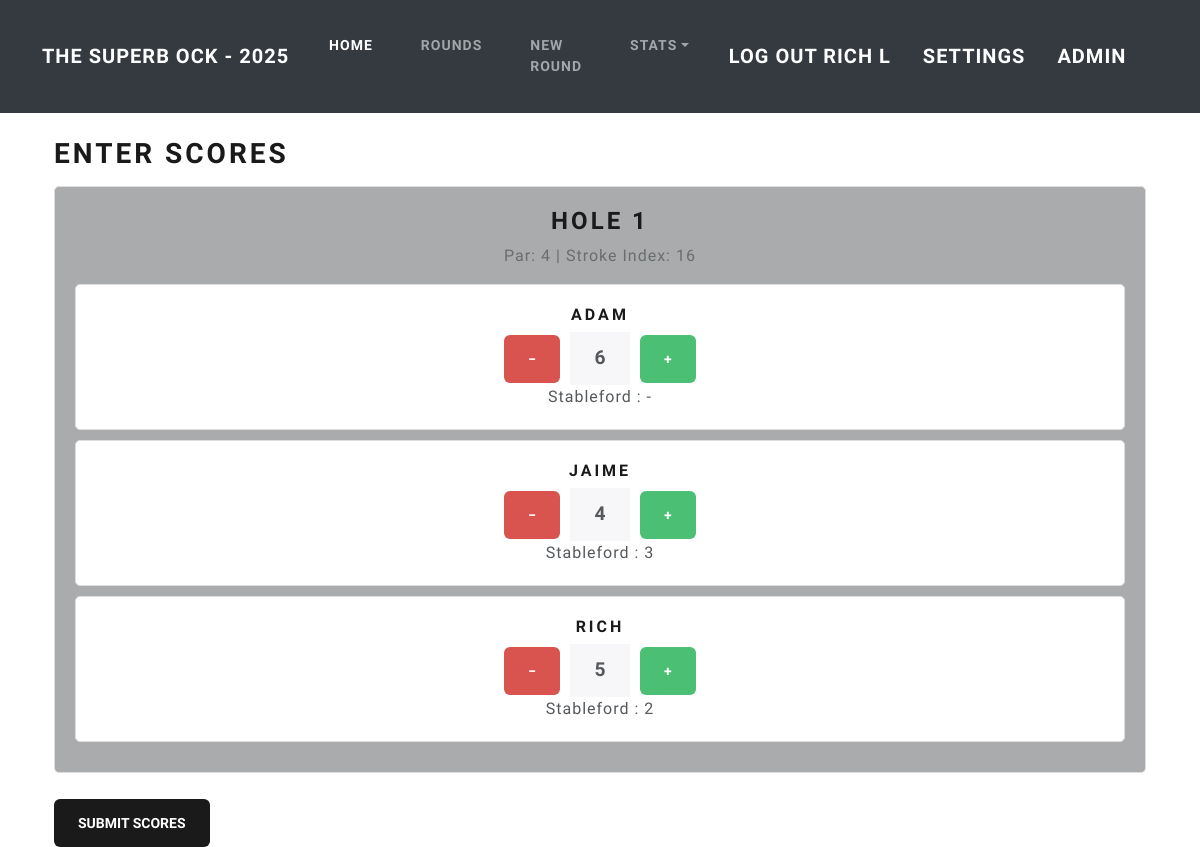
The page /rounds/16/1 (signed in) on the database its author committed.
### superb_ock/models.py (models this page shows, shortened)
class Score(models.Model):
    shots_taken = models.IntegerField(blank=True,null=True)
    stableford = models.IntegerField(blank=True,null=True)
    hole = models.ForeignKey(Hole,on_delete=models.CASCADE,null=True)
    player = models.ForeignKey(Player,on_delete=models.CASCADE,null=True)
    golf_round = models.ForeignKey(GolfRound,on_delete=models.CASCADE,null=True)
    handicap_index = models.FloatField()
    sandy = models.BooleanField(default=False)

### superb_ock/views.py (the view, shortened to what this page needs)
# urls.py: path("rounds/<int:round_id>/<int:hole_number>",views.EditScore.as_view() , name="edit_score"),
class EditScore(View):
    template_name = "superb_ock/rounds/edit_score_2.html"
    def get_context_data(self, round_id, hole_number):
        scores = (
            Score.objects.filter(golf_round=round_id)
            .order_by("player__first_name")
            .values(
                "shots_taken",
                "stableford",
                "id",
                "hole__hole_number",
                "hole__yards",
                "hole__par",
                "player__first_name",
                "player__second_name",
                "handicap_index",
                "sandy",
                "golf_round",
                "hole__stroke_index",
                "hole__golf_course__slope_rating",
                "hole__golf_course__course_rating",
                "hole__golf_course__par",
            )
        )
        scores_per_hole = [
            [score for score in scores if score["hole__hole_number"] == x + 1]
            for x in range(18)
        ]
        context = {
            "scores_per_hole": scores_per_hole,
            "round_id": round_id,
            "hole_number": hole_number,
        }
        return context
    def get(self, request, round_id, hole_number):
        if request.user.is_authenticated:
            return render(
                request,
                self.template_name,
                self.get_context_data(round_id, hole_number),
            )
        else:
            return redirect("golf_round",round_id=round_id)

### superb_ock/templates/superb_ock/rounds/edit_score_2.html (shortened to what this page needs)
{% extends "superb_ock/base.html" %}
{% block content %}
{% load static %}
<div class="container mt-4">
    <h2 class="mb-3">Enter Scores</h2>
    <div id="holeCarousel" class="carousel slide" data-bs-interval="false">
        <div class="carousel-inner">
            {% for hole in scores_per_hole %}
            <div class="carousel-item {% if forloop.counter == hole_number %}active{% endif %}" data-hole-id="{{ hole.0.hole__hole_number }}">
                <h3 class="text-center">Hole {{ hole.0.hole__hole_number }}</h3>
                <p class="text-center text-muted">Par: {{ hole.0.hole__par }} | Stroke Index: {{ hole.0.hole__stroke_index }}</p>
                <form method="POST" class="score-form">
                    {% for player in hole %}
                    <div class="player-card">
                        <h5>{{ player.player__first_name }}</h5>
                        <div class="score-entry">
                            <button type="button" class="btn btn-danger minus-btn" onclick="changeScore(this, -1,{{hole.0.hole__par}},{{player.handicap_index}},{{hole.0.hole__stroke_index}},{{hole.0.hole__golf_course__slope_rating}},{{hole.0.hole__golf_course__course_rating}},{{hole.0.hole__golf_course__par}})" >−</button>
                            <input type="number" class="form-control score-input" name="shots_{{ player.id }}" value="{% if player.shots_taken %}{{ player.shots_taken }}{% endif %}" data-original="{% if player.shots_taken %}{{ player.shots_taken }}{% endif %}">
                            <button type="button" class="btn btn-success plus-btn" onclick="changeScore(this, 1,{{hole.0.hole__par}},{{player.handicap_index}},{{hole.0.hole__stroke_index}},{{hole.0.hole__golf_course__slope_rating}},{{hole.0.hole__golf_course__course_rating}},{{hole.0.hole__golf_course__par}})">+</button>
                        </div>
                        <div class="stable_out" name="stable_{{ player.id }}">
                            Stableford : {% if player.stableford %}{{player.stableford}} {% else %} - {% endif %}
                        </div>
                    </div>
                    {% endfor %}
                </form>
            </div>
            {% endfor %}
        </div>
        <button class="carousel-control-prev" type="button" data-bs-target="#holeCarousel" data-bs-slide="prev">
            <span class="carousel-control-prev-icon" aria-hidden="true"></span>
        </button>
        <button class="carousel-control-next" type="button" data-bs-target="#holeCarousel" data-bs-slide="next">
            <span class="carousel-control-next-icon" aria-hidden="true"></span>
        </button>
    </div>
    <button type="submit" class="btn btn-primary mt-3 submit-btn">Submit Scores</button>
</div>
{% endblock %}

### superb_ock/templates/superb_ock/base.html (shortened to what this page needs)
<!DOCTYPE html>
<html lang="en">
<head>
    <link href="https://cdn.jsdelivr.net/npm/bootstrap@5.3.2/dist/css/bootstrap.min.css" rel="stylesheet"
>
    {% load static %}
    <link rel="stylesheet" href="{% static 'superb_ock/css/bootstrap.css' %}">
    <link rel="stylesheet" href="{% static 'superb_ock/css/styles.css' %}">
</head>
<body>
    <nav
    class="navbar navbar-expand-lg bg-dark" data-bs-theme="dark"
    >
        <div class="container">
            <a class="navbar-brand" href="{% url 'home' %}">The Superb Ock - 2025</a>
            <div class="collapse navbar-collapse" id="collapsibleNavId">
                <ul class="navbar-nav me-auto mt-2 mt-lg-0">
                    <li class="nav-item">
                        <a class="nav-link active" href="{% url 'home' %}" aria-current="page"
                            >Home
                            <span class="visually-hidden">(current)</span></a
                        >
                    </li>
                    <li class="nav-item">
                        <a class="nav-link" href="{% url 'rounds_overview' %}">Rounds</a>
                    </li>
                    {% if user.is_staff %}
                    <li class="nav-item">
                        <a class="nav-link" href="{% url 'new_round' %}">New Round</a>
                    </li>
                    {% endif %}
                    <li class="nav-item dropdown">
                        <a
                            class="nav-link dropdown-toggle"
                            href="#"
                            id="dropdownId"
                            data-bs-toggle="dropdown"
                            aria-haspopup="true"
                            aria-expanded="false"
                            >Stats</a
                        >
                    </li>
                </ul>
                {% if user.is_authenticated %}
                    <a class="navbar-brand" href="{% url 'logout' %}" class="nav-link active" title="Log Out">Log Out {{user.first_name}} {{user.last_name|first}}</a>
                    <a class="navbar-brand" href="#" class="nav-link active" title="Log Out">Settings</a>
                    {% if user.is_staff %}
                        <a class="navbar-brand" href="{% url 'admin:index' %}" class="nav-link active" title="Admin">Admin</a>
                    {% endif %}
                    {% else %}
                    <a class="navbar-brand" href="{% url 'login' %}" class="nav-link active" title="Login">Login</a>
                    <a class="navbar-brand" href="{% url 'sign_up_user' %}" class="nav-link active" title="sign up user">Sign Up</a>
                    {% endif %}
            </div>
        </div>
    </nav>
    <div class="container main">
        {% block content %}
        {% endblock content %}
    </div>
</body>
</html>

### superb_ock/static/superb_ock/css/styles.css (style rules this page uses)
.carousel-item, .player-card { text-align: center; padding: 20px; border: 1px solid #ddd; margin-bottom: 10px; border-radius: 5px; background-color: var(--bs-body-bg); }
.carousel-item { background-color: var(--bs-tertiary-color); }
.score-entry { display: flex; align-items: center; justify-content: center; gap: 10px; margin-top: 5px; }
.score-input { width: 60px; text-align: center; font-size: 1.2rem; font-weight: bold; }

### rows shown on the page
Score: hole "1", player "4", golf_round "16", player__first_name "ADAM", shots_taken "6"
Score: player__first_name "JAIME", shots_taken "4", stableford "3"
Score: player__first_name "RICH", shots_taken "5", stableford "2"

### other values the page prints
{{ user.first_name }} "RICH"
{{ user.last_name|first }} "L"
